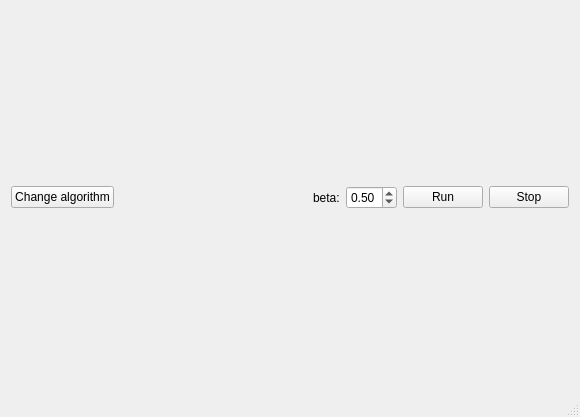
<?xml version="1.0" encoding="UTF-8"?>
<ui version="4.0">
 <class>mainWindow</class>
 <widget class="QMainWindow" name="mainWindow">
  <property name="geometry">
   <rect>
    <x>0</x>
    <y>0</y>
    <width>580</width>
    <height>417</height>
   </rect>
  </property>
  <property name="minimumSize">
   <size>
    <width>0</width>
    <height>100</height>
   </size>
  </property>
  <property name="windowTitle">
   <string>Ising model simulation</string>
  </property>
  <widget class="QWidget" name="centralWidget">
   <layout class="QVBoxLayout" name="verticalLayout">
    <item>
     <layout class="QHBoxLayout" name="horizontalLayout"/>
    </item>
    <item>
     <layout class="QHBoxLayout" name="horizontalLayout_2">
      <item>
       <widget class="QPushButton" name="ChangeAlgoButton">
        <property name="text">
         <string>Change algorithm</string>
        </property>
       </widget>
      </item>
      <item>
       <spacer name="horizontalSpacer">
        <property name="orientation">
         <enum>Qt::Horizontal</enum>
        </property>
        <property name="sizeHint" stdset="0">
         <size>
          <width>40</width>
          <height>20</height>
         </size>
        </property>
       </spacer>
      </item>
      <item>
       <widget class="QLabel" name="label">
        <property name="text">
         <string>beta:</string>
        </property>
       </widget>
      </item>
      <item>
       <widget class="QDoubleSpinBox" name="BetaSpinBox">
        <property name="decimals">
         <number>2</number>
        </property>
        <property name="maximum">
         <double>1.000000000000000</double>
        </property>
        <property name="singleStep">
         <double>0.010000000000000</double>
        </property>
        <property name="value">
         <double>0.500000000000000</double>
        </property>
       </widget>
      </item>
      <item>
       <widget class="QPushButton" name="RunButton">
        <property name="text">
         <string>Run</string>
        </property>
       </widget>
      </item>
      <item>
       <widget class="QPushButton" name="StopButton">
        <property name="text">
         <string>Stop</string>
        </property>
       </widget>
      </item>
     </layout>
    </item>
   </layout>
  </widget>
  <widget class="QStatusBar" name="statusBar"/>
 </widget>
 <layoutdefault spacing="6" margin="11"/>
 <resources/>
 <connections/>
</ui>
